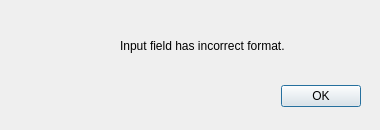
<?xml version="1.0" encoding="UTF-8"?>
<ui version="4.0">
 <class>Dialog</class>
 <widget class="QDialog" name="Dialog">
  <property name="geometry">
   <rect>
    <x>0</x>
    <y>0</y>
    <width>380</width>
    <height>130</height>
   </rect>
  </property>
  <property name="windowTitle">
   <string>Dialog</string>
  </property>
  <widget class="QDialogButtonBox" name="buttonBox">
   <property name="geometry">
    <rect>
     <x>160</x>
     <y>80</y>
     <width>201</width>
     <height>32</height>
    </rect>
   </property>
   <property name="font">
    <font>
     <family>MS Shell Dlg 2</family>
    </font>
   </property>
   <property name="orientation">
    <enum>Qt::Horizontal</enum>
   </property>
   <property name="standardButtons">
    <set>QDialogButtonBox::Ok</set>
   </property>
  </widget>
  <widget class="QLabel" name="label">
   <property name="geometry">
    <rect>
     <x>20</x>
     <y>0</y>
     <width>91</width>
     <height>131</height>
    </rect>
   </property>
   <property name="styleSheet">
    <string notr="true">image: url(:/icons/ui/icons/warning.ico);</string>
   </property>
   <property name="text">
    <string/>
   </property>
  </widget>
  <widget class="QLabel" name="label_2">
   <property name="geometry">
    <rect>
     <x>120</x>
     <y>30</y>
     <width>251</width>
     <height>31</height>
    </rect>
   </property>
   <property name="font">
    <font>
     <family>Segoe UI</family>
     <pointsize>9</pointsize>
    </font>
   </property>
   <property name="text">
    <string>Input field has incorrect format.</string>
   </property>
  </widget>
 </widget>
 <resources>
  <include location="../resource.qrc"/>
 </resources>
 <connections>
  <connection>
   <sender>buttonBox</sender>
   <signal>accepted()</signal>
   <receiver>Dialog</receiver>
   <slot>accept()</slot>
   <hints>
    <hint type="sourcelabel">
     <x>248</x>
     <y>254</y>
    </hint>
    <hint type="destinationlabel">
     <x>157</x>
     <y>274</y>
    </hint>
   </hints>
  </connection>
  <connection>
   <sender>buttonBox</sender>
   <signal>rejected()</signal>
   <receiver>Dialog</receiver>
   <slot>reject()</slot>
   <hints>
    <hint type="sourcelabel">
     <x>316</x>
     <y>260</y>
    </hint>
    <hint type="destinationlabel">
     <x>286</x>
     <y>274</y>
    </hint>
   </hints>
  </connection>
 </connections>
</ui>
